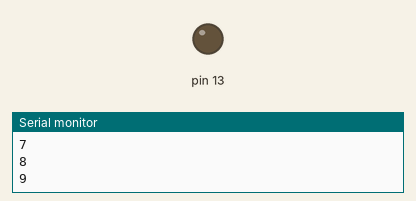
Simulated run of this sketch. Board: Arduino Uno, built with avr-gcc and run on an emulated ATmega328P. Parts: output pins drawn as LEDs (lit = HIGH), the last lines printed to the serial monitor.

Above: at 5.0 s.
At 18.5 s:
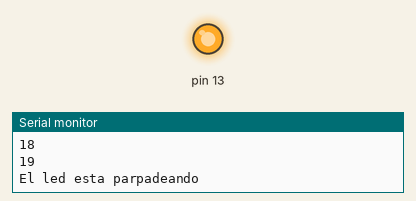
Timing chart, 0 to 26.0 s (numbered marks = the images above):
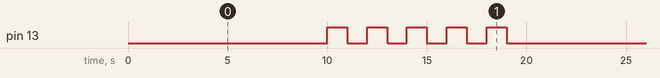

The sketch:

P3_2.ino
```cpp
// 1. Configura el monitor serial a 9600 baudios.
// 2. Crea una variable que comience en 0 y que se vaya incrementando hasta llegar al número 20 y muestre
//    por el monitor serial este incremento.
// 3. Al llegar al número 20 el LED del pin 13 debe parpadear 3 veces. 4. Utiliza estructuras de repetición y funciones.

void setup() {
  // Configuración monitor
  Serial.begin(9600);
  // Pin 13 como salida.
  pinMode(13, OUTPUT);
}

// función serialText.
void serialText(){
  int variable = 0; //variable de incremento while.

  // Bucle definido <20
  //nt: imprime contador por puerto serial.
  while (variable < 20){
    Serial.println(variable);// Imprimir variable mediante monitor serial.
    delay(500);
    variable++;
  }
}

// Creación función ledparpadeante.
void ledparpadeante(int parpadeo){
  Serial.println("El led esta parpadeando"); // Imprimir texto en monitor serial.

  // Bucle encendido y apagado
  for( int i=0; i<parpadeo; i++ ){
    digitalWrite(13, HIGH);
    delay(1000);
    digitalWrite(13, LOW);
    delay(1000);
  }
}

void loop() {
  // Llamado función serialText.
  serialText();
  // Llamado función ledparpadeante Pin 13
  ledparpadeante(5); //5 repeticiones.

}
```

Measured:
- by itself, pin 13: repeats every 20.0 s: 4 × (LOW 1.0 s, HIGH 1.0 s), LOW 11.0 s, HIGH 1.0 s
- by itself, everything shown: repeats every 20.0 s, in 10 steps
